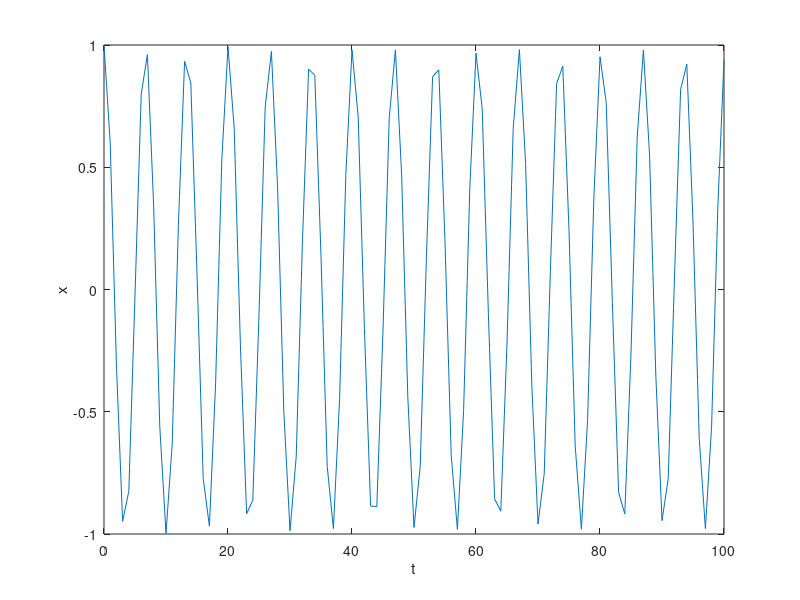

Recreate this plot in MATLAB.
function q1

t = 0:1:100;

initial_u_1 = 1;
initial_u_2 = 0;

[t,x]=ode45( @rhs, t, [initial_u_1; initial_u_2] );

plot(t,x(:,1));
xlabel('t'); ylabel('x');

    function dudt=rhs(t,u)
        dudt_1 = u(2);
        dudt_2 = -sin(u(1));
        dudt = [dudt_1; dudt_2];
    end
end